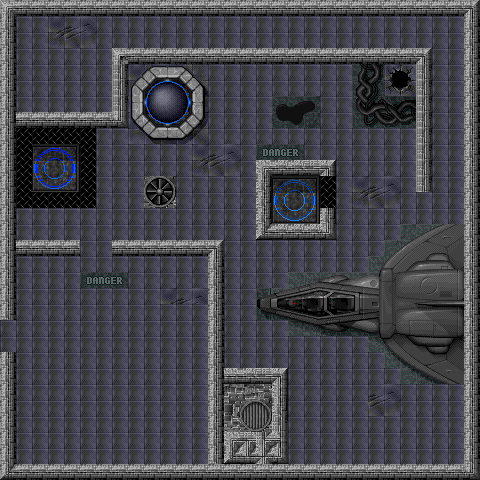

A 2D game scene composited from a Tiled map and its tileset images. What follows is a short description and the map's XML, with each tile layer's data collapsed to a summary:
An orthogonal 30x30 tile map with 16x16 px tiles, 2 tile layers (walls, background), 2 tilesets and 36 objects (8x ammo, 6x waiting1, 5x energy, 4x waiting2, 3x vertical, ...).

<map version="1.2" tiledversion="1.2.1" orientation="orthogonal" renderorder="right-down" width="30" height="30" tilewidth="16" tileheight="16" infinite="0" nextlayerid="5" nextobjectid="43">
 <tileset firstgid="1" name="tileset" tilewidth="16" tileheight="16" tilecount="500" columns="20">
  <image source="tilesets/tileset01.png" width="320" height="400" />
 </tileset>
 <tileset firstgid="501" name="tileset2" tilewidth="16" tileheight="16" tilecount="500" columns="20">
  <image source="tilesets/tileset02.png" width="320" height="400" />
 </tileset>
 <layer id="2" name="walls" width="30" height="30">
  <data>[900 cells, 327 non-empty, 4 distinct tile ids]</data>
 </layer>
 <layer id="4" name="background" width="30" height="30">
  <data>[900 cells, 900 non-empty, 190 distinct tile ids]</data>
 </layer>
 <objectgroup id="3" name="actors">
  <object id="1" name="ellen" type="ripley" x="19.3333" y="19.3333" width="32" height="32" />
  <object id="2" name="alien" type="waiting1" x="74" y="76" width="32" height="32" />
  <object id="3" name="front door" type="vertical" x="112" y="15.3333" width="16" height="32" />
  <object id="4" name="back door" type="horizontal" x="81.3333" y="239.333" width="32" height="16" />
  <object id="5" name="alien" type="running" x="432" y="108" width="32" height="32" />
  <object id="6" name="alien" type="waiting1" x="88" y="421.333" width="32" height="32" />
  <object id="7" name="alien" type="waiting1" x="162.667" y="300.667" width="32" height="32" />
  <object id="10" name="alien" type="waiting1" x="322" y="357.333" width="32" height="32" />
  <object id="11" name="alien" type="waiting1" x="237.333" y="15.3333" width="32" height="32" />
  <object id="12" name="alien" type="waiting1" x="40.6667" y="151.333" width="32" height="32" />
  <object id="13" name="ammo" x="203.333" y="238" width="16" height="16" />
  <object id="14" name="ammo" x="86" y="26" width="16" height="16" />
  <object id="15" name="energy" x="438" y="56.6667" width="16" height="16" />
  <object id="16" name="exit door" type="vertical" x="0" y="320" width="16" height="32" />
  <object id="16" name="zapocet" x="16" y="320" width="16" height="16" />
  <object id="17" name="alien mother" type="waiting2" x="63.3333" y="273.333" width="78" height="127" />
  <object id="18" name="alien" type="waiting2" x="304" y="416" width="32" height="32" />
  <object id="19" name="energy" x="345.333" y="443.333" width="16" height="16" />
  <object id="23" name="ammo" x="193.333" y="24" width="16" height="16" />
  <object id="24" name="ammo" x="440" y="156.667" width="16" height="16" />
  <object id="25" name="energy" x="297.333" y="27.3333" width="16" height="16" />
  <object id="26" name="front door" type="vertical" x="416.667" y="191.333" width="16" height="32" />
  <object id="27" name="access card" x="32" y="96" width="15.3333" height="14.6667" />
  <object id="29" name="access card" x="442.333" y="398.667" width="15.3333" height="14.6667" />
  <object id="30" name="alien" type="waiting2" x="216.667" y="72.6667" width="32" height="32" />
  <object id="31" name="alien" type="waiting2" x="338.667" y="188" width="32" height="32" />
  <object id="32" name="ammo" x="284.667" y="248.667" width="16" height="16" />
  <object id="33" name="ammo" x="162.667" y="408.667" width="16" height="16" />
  <object id="34" name="ammo" x="20" y="432.667" width="16" height="16" />
  <object id="35" name="ammo" x="113.333" y="136.667" width="16" height="16" />
  <object id="36" name="energy" x="306.667" y="71.3333" width="16" height="16" />
  <object id="37" name="energy" x="203.333" y="189.333" width="16" height="16" />
  <object id="38" name="dog" x="296" y="182" width="16" height="16" />
  <object id="39" name="front door" x="319" y="176" width="16" height="30" />
  <object id="41" name="teacher" x="276" y="201" width="16" height="18" />
  <object id="42" name="Creeper" x="224" y="127" width="17" height="17" />
 </objectgroup>
</map>
